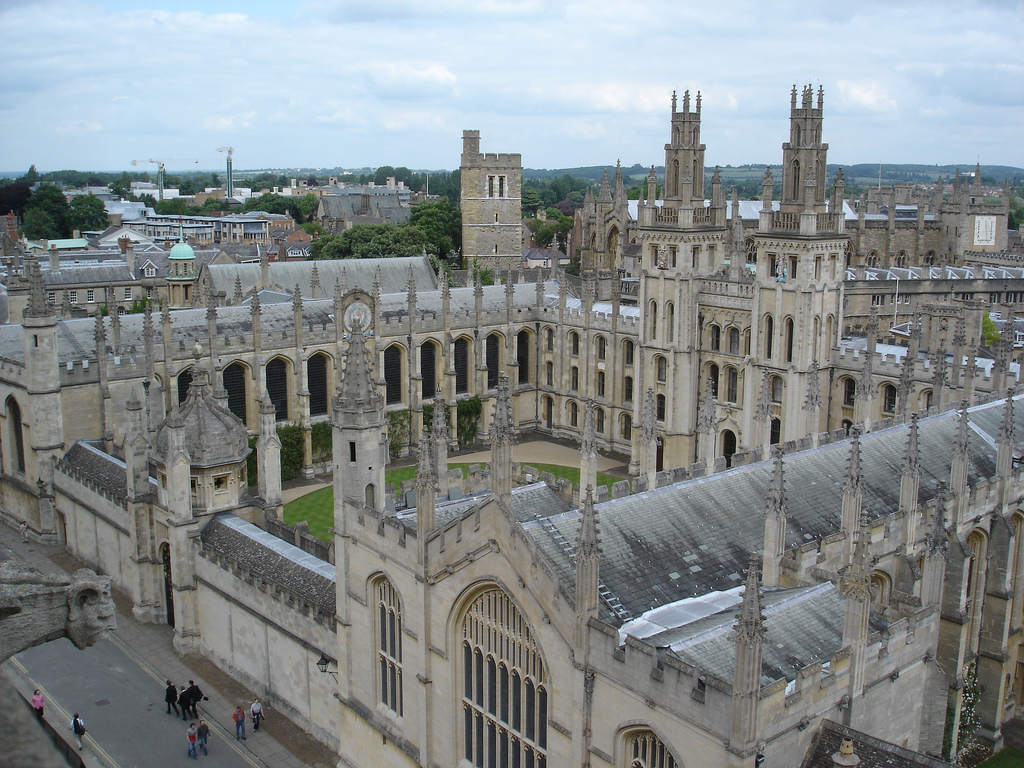
#> input picture dataset/all_souls_000065.jpg, 1024 x 768 px
$ python search.py --features dataset/all_souls_000045.jpg --query dataset/all_souls_000065.jpg --result-path out.png   (older library calls are emulated)
#> lines starting #> are read from the running program, lines starting #| are printed output that depends on the picture; after the words box and inside, x2 and y2 are one past the last pixel; in counts of white or black regions, pixels touching at a corner belong together
### model/descriptor.py
import numpy as np
import cv2
import imutils

################################################################################################
# +———————————————————————————————————————————————————————————————————————————————————————————+
# | Image Descriptor
# +———————————————————————————————————————————————————————————————————————————————————————————+
################################################################################################

class RGBHistogram:
	def __init__(self, bins):
#> further down, query is the input picture: shape (768, 1024, 3); mean B, G, R 138.2, 137, 131
		self.bins = bins

	def describe(self, image):
		image = cv2.cvtColor(image, cv2.COLOR_BGR2HSV)
#> image: shape (768, 1024, 3); mean H, S, V 69, 30.2, 143.6
		features = []

		(h, w) = image.shape[:2]
#> h = 768; w = 1024
		(cX, cY) = (int(w * 0.5), int(h * 0.5))
#> cX = 512; cY = 384

		segments = [(0, cX, 0, cY), (cX, w, 0, cY), (cX, w, cY, h),
			(0, cX, cY, h)]

		(axesX, axesY) = (int(w * 0.75) // 2, int(h * 0.75) // 2)
#> axesX = 384; axesY = 288
		ellipMask = np.zeros(image.shape[:2], dtype = "uint8")
		cv2.ellipse(ellipMask, (cX, cY), (axesX, axesY), 0, 0, 360, 255, -1)
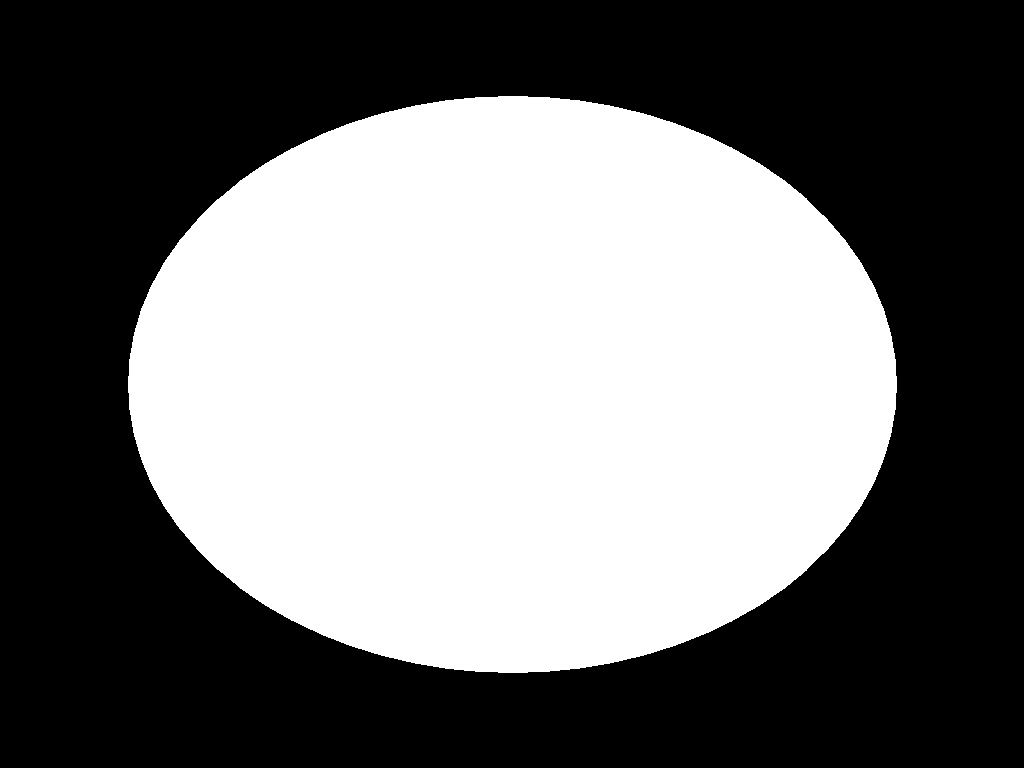
#> ellipMask: shape (768, 1024); 44.3% white; 1 white region, box (x1, y1, x2, y2) and area: (128, 96, 897, 673) 348061

		for (startX, endX, startY, endY) in segments:
			cornerMask = np.zeros(image.shape[:2], dtype = "uint8")
			cv2.rectangle(cornerMask, (startX, startY), (endX, endY), 255, -1)
			cornerMask = cv2.subtract(cornerMask, ellipMask)

			hist = self.histogram(image, cornerMask)
			features.extend(hist)
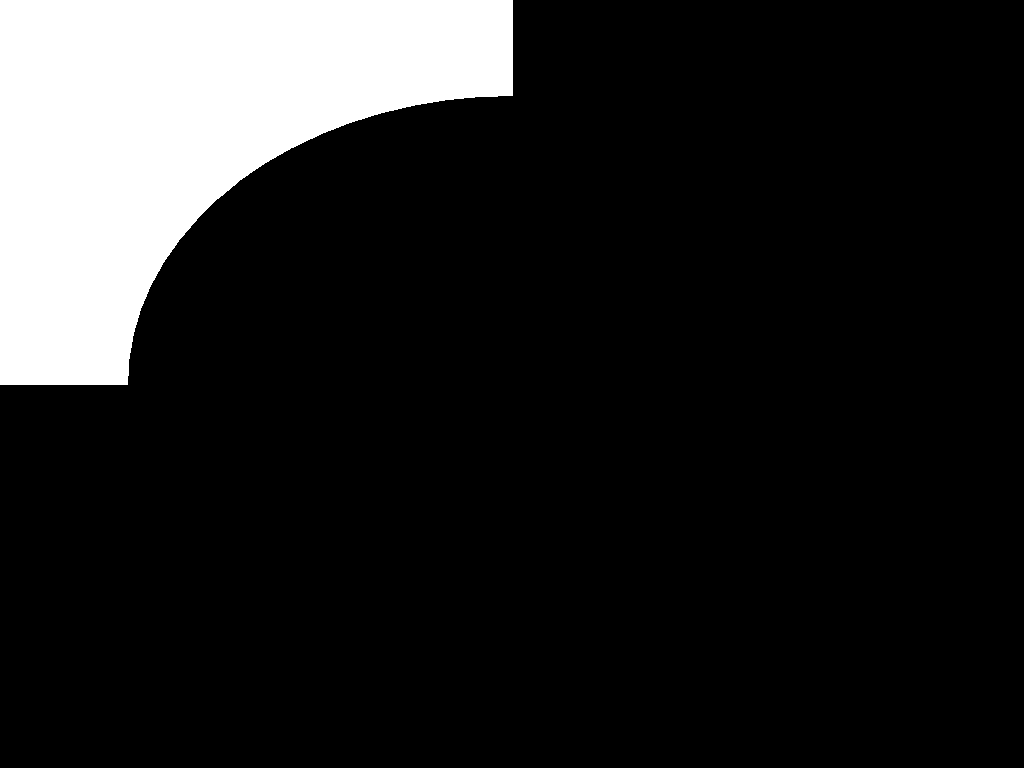
#> cornerMask: shape (768, 1024); 14% white; 1 white region, box (x1, y1, x2, y2) and area: (0, 0, 513, 385) 110147
#> after the loop, features = []

		hist = self.histogram(image, ellipMask)
		features.extend(hist)

		return features

	def histogram(self, image, mask):
		hist = cv2.calcHist([image], [0, 1, 2], mask, self.bins,
			[0, 180, 0, 256, 0, 256])

		if imutils.is_cv2():
#> (the run stopped early here; a loop or call above may not have finished)

$ run again, on dataset/all_souls_000085.jpg
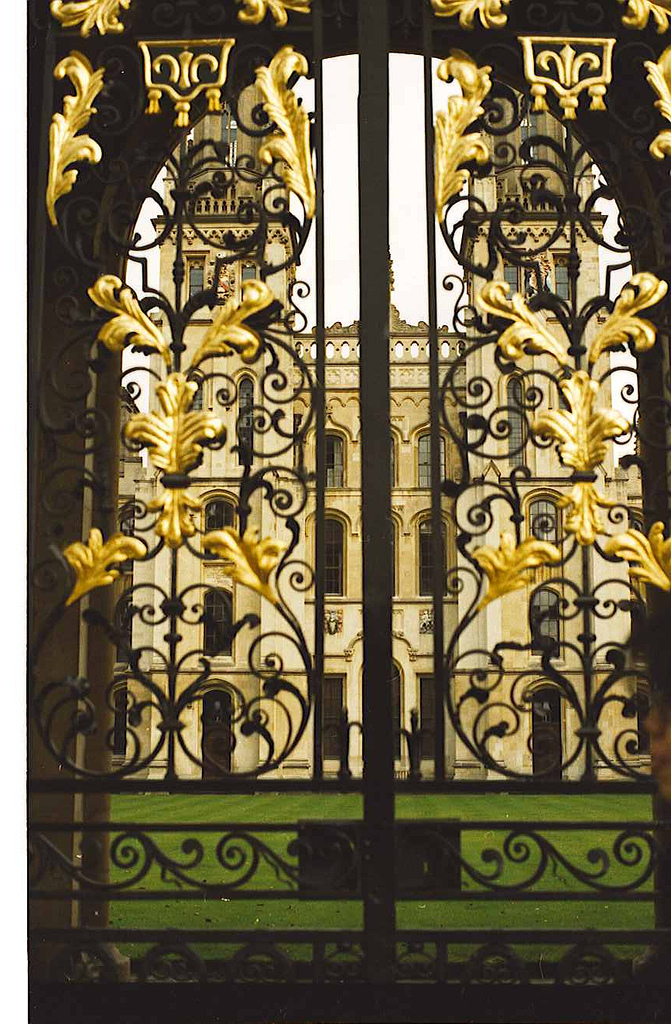
#> input picture dataset/all_souls_000085.jpg, 671 x 1024 px
#> query is the input picture: shape (1024, 671, 3); mean B, G, R 70.9, 100.3, 111.6
#> image: shape (1024, 671, 3); mean H, S, V 32.3, 100.5, 112.6
#> in describe, `cv2.ellipse(ellipMask, (cX, cY), (axesX, axesY), 0, 0, 360, 255, -1)`:
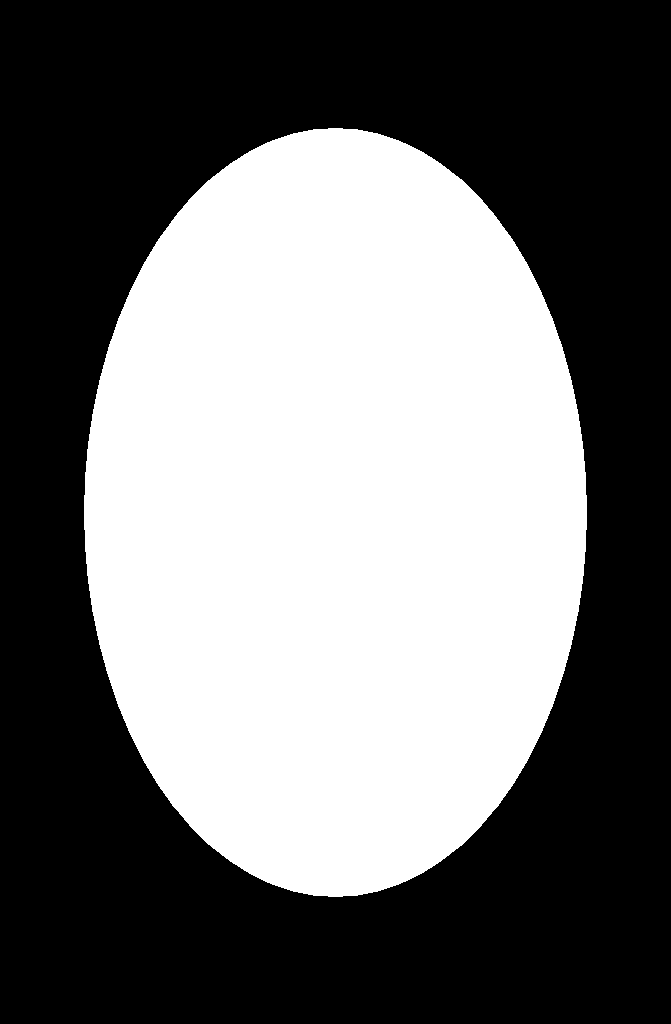
#> ellipMask: shape (1024, 671); 44.2% white; 1 white region, box (x1, y1, x2, y2) and area: (84, 128, 587, 897) 303463
#> after the loop in describe, `for (startX, endX, startY, endY) in segments:`: features = []

$ run again, on dataset/all_souls_000133.jpg
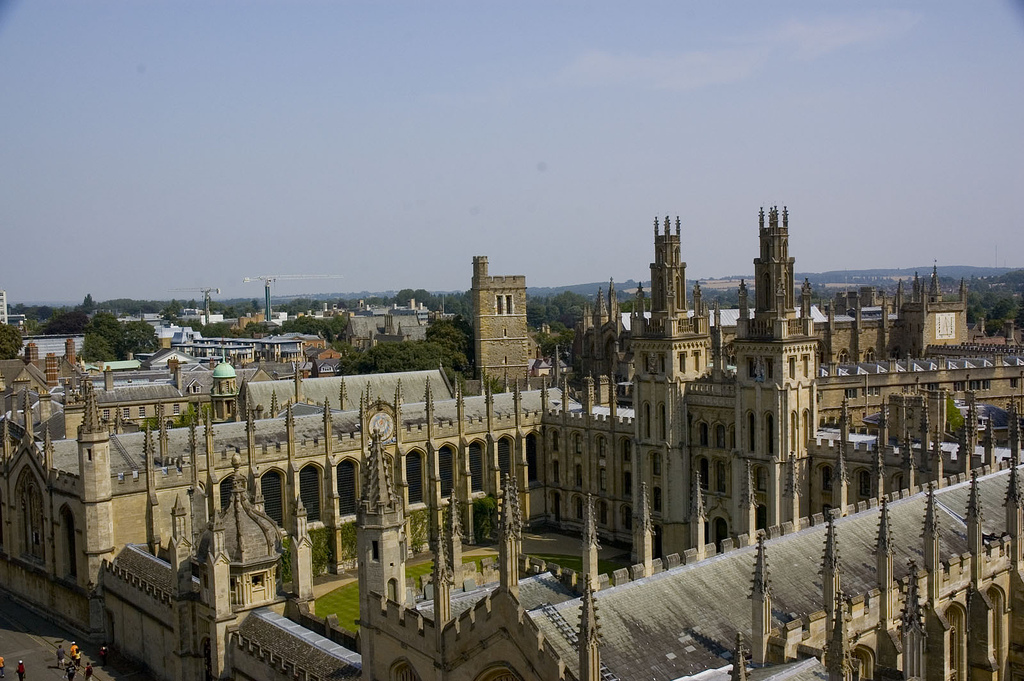
#> input picture dataset/all_souls_000133.jpg, 1024 x 681 px
#> query is the input picture: shape (681, 1024, 3); mean B, G, R 119, 119.5, 118.7
#> image: shape (681, 1024, 3); mean H, S, V 64.2, 65.2, 132.7
#> in describe, `cv2.ellipse(ellipMask, (cX, cY), (axesX, axesY), 0, 0, 360, 255, -1)`:
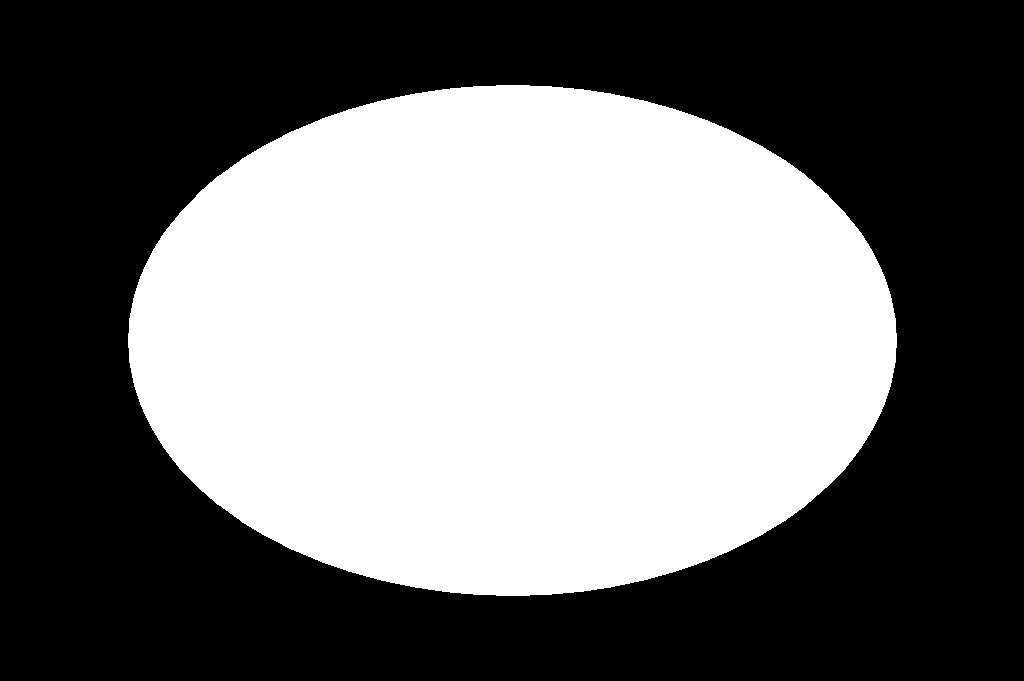
#> ellipMask: shape (681, 1024); 44.2% white; 1 white region, box (x1, y1, x2, y2) and area: (128, 85, 897, 596) 308191
#> after the loop in describe, `for (startX, endX, startY, endY) in segments:`: features = []
